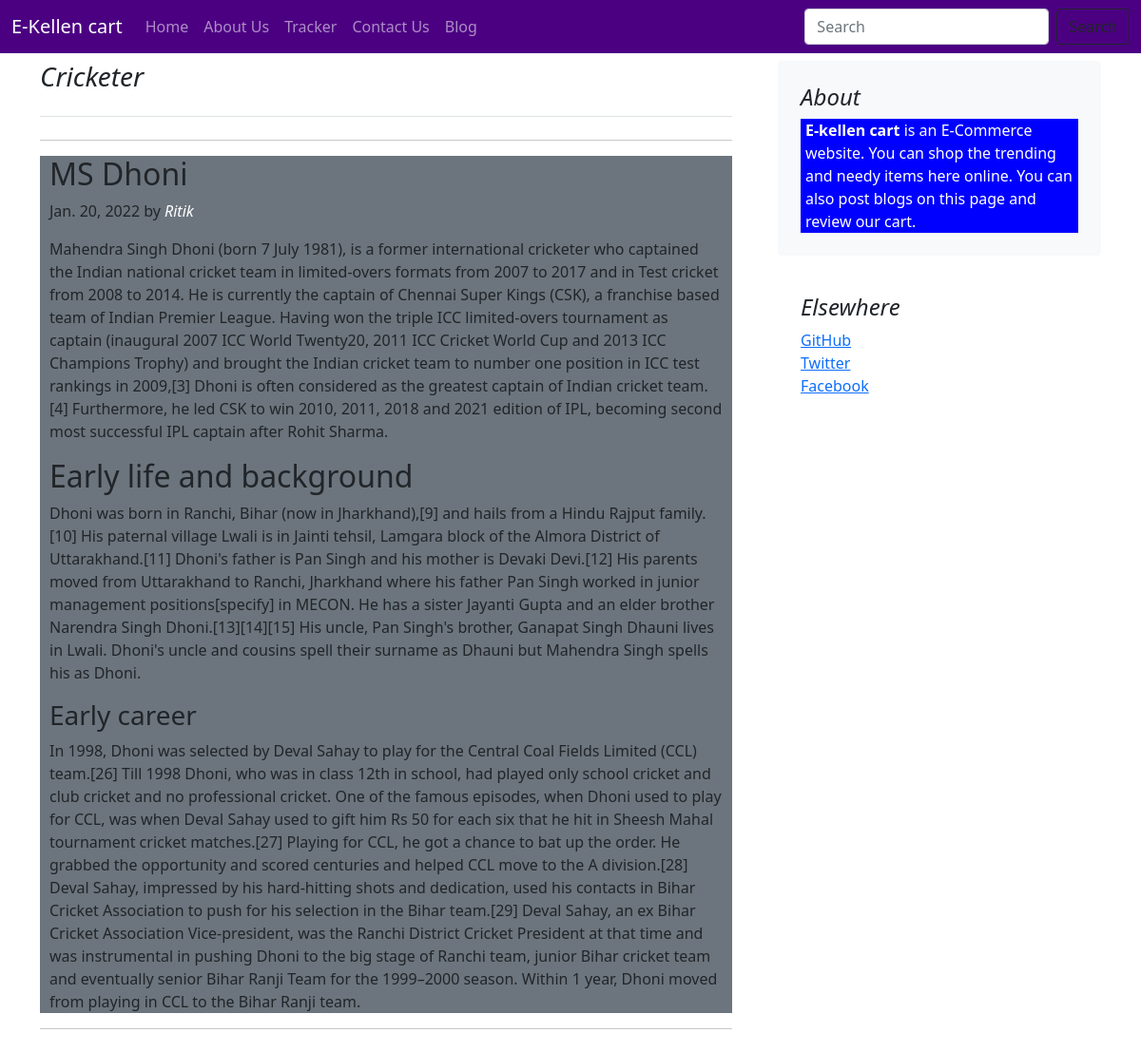
/blog/blogPost/2, run on the app's committed database.
### blog/models.py (models this page shows, shortened)
class Blogpost(models.Model):
    postId = models.BigAutoField(primary_key=True)
    title = models.CharField(max_length=50)
    heading0 = models.CharField(max_length=300)
    heading0text = models.CharField(max_length=3000)
    heading1 = models.CharField(max_length=300)
    heading1text = models.CharField(max_length=3000)
    heading2 = models.CharField(max_length=300)
    heading2text = models.CharField(max_length=3000)
    date = models.DateField()
    thumbnail = models.ImageField(upload_to="blog/images",default="")

### blog/views.py (the view)
# urls.py: path('blogPost/<int:id>', views.blogPost)
def blogPost(request,id):
    post = Blogpost.objects.filter(postId=id)
    return render(request,'blog/blogPost.html',{'post':post[0]})

### blog/templates/blog/blogPost.html (shortened to what this page needs)
{% extends 'blog/base.html' %}
{% block body %}
<div class="container my-2">
  <div class="row g-5">
    <div class="col-md-8">
      <h3 class="pb-4 mb-4 fst-italic border-bottom">{{post.title}}</h3>
      <div class="fb-like" data-href="http://127.0.0.1:8000/blog/blogPost/{{post.postId}}" data-width="" data-layout="standard" data-action="like" data-size="large" data-share="true"></div><hr>
      <article class="blog-post my-3 bg-secondary" style="padding: 0 10px;">
        <h2 class="blog-post-title">{{post.heading0}}</h2>
        <p class="blog-post-meta">{{post.date}} by <i style="color: white;">Ritik</i></p>
        <p>{{post.heading0text}}</p>
        <h2>{{post.heading1}}</h2>
        <p>{{post.heading1text}}</p>
        <h3>{{post.heading2}}</h3>
        <p>{{post.heading2text}}</p>
      </article><hr>
    </div>
    <div class="col-md-4">
      <div class="position-sticky" style="top: 2rem">
        <div class="p-4 mb-3 bg-light rounded">
          <h4 class="fst-italic">About</h4>
          <p class="mb-0" style="background: blue; padding: 0 5px; color:white;">
            <b>E-kellen cart</b> is an E-Commerce website. You can shop the
            trending and needy items here online. You can also post blogs on
            this page and review our cart.
          </p>
        </div>
        <div class="p-4">
          <h4 class="fst-italic">Elsewhere</h4>
          <ol class="list-unstyled">
            <li><a href="#">GitHub</a></li>
            <li><a href="#">Twitter</a></li>
            <li><a href="#">Facebook</a></li>
          </ol>
        </div>
      </div>
    </div>
  </div>
</div>
{% endblock %}

### data on the page
Blogpost: title "Cricketer", heading0 "MS Dhoni", date "Jan. 20, 2022", heading0text "Mahendra Singh Dhoni (born 7 July 1981), is a former international cricketer who captained the Indian national cricket team in limited-overs formats from 2007 to 2017 and in Test cricket from 2008 to 2014. He is currently the captain of Chennai Super Kings (CSK), a franchise based team of Indian Premier League. Having won the triple ICC limited-overs tournament as captain (inaugural 2007 ICC World Twenty20, 2011 ICC Cricket World Cup and 2013 ICC Champions Trophy) and brought the Indian cricket team to number one position in ICC test rankings in 2009,[3] Dhoni is often considered as the greatest captain of Indian cricket team.[4] Furthermore, he led CSK to win 2010, 2011, 2018 and 2021…", heading1 "Early life and background", heading1text "Dhoni was born in Ranchi, Bihar (now in Jharkhand),[9] and hails from a Hindu Rajput family.[10] His paternal village Lwali is in Jainti tehsil, Lamgara block of the Almora District of Uttarakhand.[11] Dhoni's father is Pan Singh and his mother is Devaki Devi.[12] His parents moved from Uttarakhand to Ranchi, Jharkhand where his father Pan Singh worked in junior management positions[specify] in MECON. He has a sister Jayanti Gupta and an elder brother Narendra Singh Dhoni.[13][14][15] His uncle, Pan Singh's brother, Ganapat Singh Dhauni lives in Lwali. Dhoni's uncle and cousins spell their surname as Dhauni but Mahendra Singh spells his as Dhoni.", heading2 "Early career", heading2text "In 1998, Dhoni was selected by Deval Sahay to play for the Central Coal Fields Limited (CCL) team.[26] Till 1998 Dhoni, who was in class 12th in school, had played only school cricket and club cricket and no professional cricket. One of the famous episodes, when Dhoni used to play for CCL, was when Deval Sahay used to gift him Rs 50 for each six that he hit in Sheesh Mahal tournament cricket matches.[27] Playing for CCL, he got a chance to bat up the order. He grabbed the opportunity and scored centuries and helped CCL move to the A division.[28] Deval Sahay, impressed by his hard-hitting shots and dedication, used his contacts in Bihar Cricket Association to push for his selection in the…"
